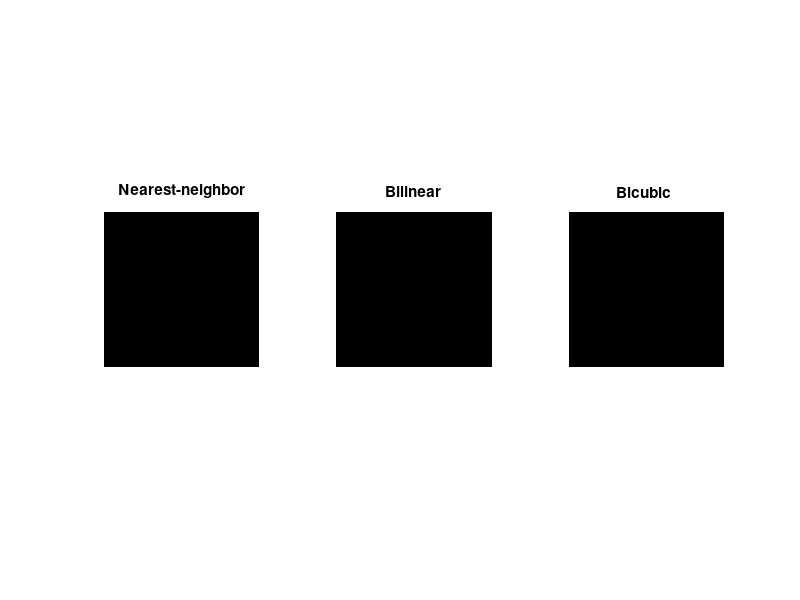

Here is the MATLAB script that generated this plot:
I_sm2 = imresize(I,0.5,'nearest'); 
I_sm3 = imresize(I,0.5,'bilinear'); 
I_sm4 = imresize(I,0.5,'bicubic'); 
figure, 
subplot(1,3,1), imshow(I_sm2),title('Nearest-neighbor'); 
subplot(1,3,2), imshow(I_sm3), title('Bilinear'); 
subplot(1,3,3), imshow(I_sm4), title('Bicubic ');
